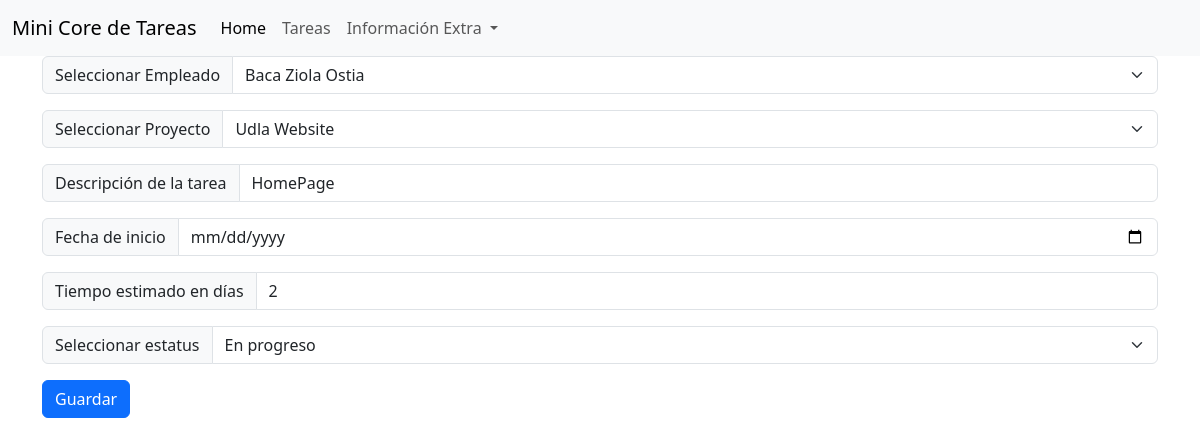
The app's page /task/edit/2/ with its own data.
### task/models.py (models this page shows)
class Task(models.Model):
    id_employee = models.ForeignKey(Employee, on_delete=models.CASCADE)
    id_project = models.ForeignKey(Project, on_delete=models.CASCADE)
    description = models.CharField(max_length=100)
    date_start = models.DateField()
    estimate_time = models.IntegerField()
    status = models.CharField(max_length=100)

class Employee(models.Model):
    first_name = models.CharField(max_length=100)
    last_name = models.CharField(max_length=100)

class Project(models.Model):
    name = models.CharField(max_length=100)

### task/views.py (the view)
# urls.py: path('task/edit/<int:id>/', views.update_task, name='task_edit'),
def update_task(request, id):
    if request.method == 'POST':
        employee_id = request.POST['employee_id']
        project_id = request.POST['project_id']
        task = Task.objects.get(pk=id) # pylint: disable=no-member
        task.description = request.POST['description']
        task.date_start = request.POST['date_start']
        task.estimate_time = request.POST['estimate_time']
        task.status = request.POST['status']
        task.id_employee = Employee.objects.get(pk=employee_id) # pylint: disable=no-member
        task.id_project = Project.objects.get(pk=project_id) # pylint: disable=no-member
        task.save()
        task = Task.objects.all() # pylint: disable=no-member
        employee = Employee.objects.all() # pylint: disable=no-member
        project = Project.objects.all() # pylint: disable=no-member
        return render(request, 'tareas.html', {
            'employee': employee,
            'task': task,
            'project': project
        })
    else:
        task = Task.objects.get(pk=id) # pylint: disable=no-member
        employee = Employee.objects.all() # pylint: disable=no-member
        project = Project.objects.all() # pylint: disable=no-member
        return render(request, 'edit_task.html', {
            'employee': employee,
            'task': task,
            'project': project
        })

### task/templates/edit_task.html (shortened to what this page needs)
{% extends 'layout.html' %}
{% block body %}
<div class="container">
    <form action="" method="post">
        <div class="input-group mb-3">
            <label class="input-group-text" for="inputGroupSelect01">Seleccionar Empleado</label>
            <select class="form-select" id="inputGroupSelect01" name="employee_id">
                {% for employee in employee %}
                <option value="{{ employee.id }}" {% if employee.id == task.id_employee.id %} selected {% endif %}>{{ employee.first_name }} {{ employee.last_name }}</option>
                {% endfor %}
            </select>
        </div>
        <div class="input-group mb-3">
            <label class="input-group-text" for="inputGroupSelect01">Seleccionar Proyecto</label>
            <select class="form-select" id="inputGroupSelect01" name="project_id">
                {% for project in project %}
                <option value="{{ project.id }}" {% if project.id == task.id_project.id %} selected {% endif %}>{{ project.name }}</option>
                {% endfor %}
            </select>
        </div>
        <div class="input-group mb-3">
            <span class="input-group-text">Descripción de la tarea</span>
            <input type="text" aria-label="First name" class="form-control" name="description" value="{{ task.description }}">
        </div>
        <div class="input-group mb-3">
            <span class="input-group-text">Fecha de inicio</span>
            <input type="date" aria-label="First name" class="form-control" name="date_start" value="{{ task.date_start }}">
        </div>
        <div class="input-group mb-3">
            <span class="input-group-text">Tiempo estimado en días</span>
            <input type="number" aria-label="First name" class="form-control" name="estimate_time" value="{{ task.estimate_time }}">
        </div>
        <div class="input-group mb-3">
            <label class="input-group-text" for="inputGroupSelect01">Seleccionar estatus</label>
            <select class="form-select" id="inputGroupSelect01" name="status">
                <option value="In Progress" {% if task.status == 'In Progress' %} selected {% endif %}>En progreso</option>
            </select>
        </div>
        <button type="submit" class="btn btn-primary">Guardar</button>
    </form>
</div>
{% endblock %}

### records on screen
Task: employee_id "Baca Ziola Ostia", project_id "Udla Website", description "HomePage", estimate_time "2", status "En progreso"
